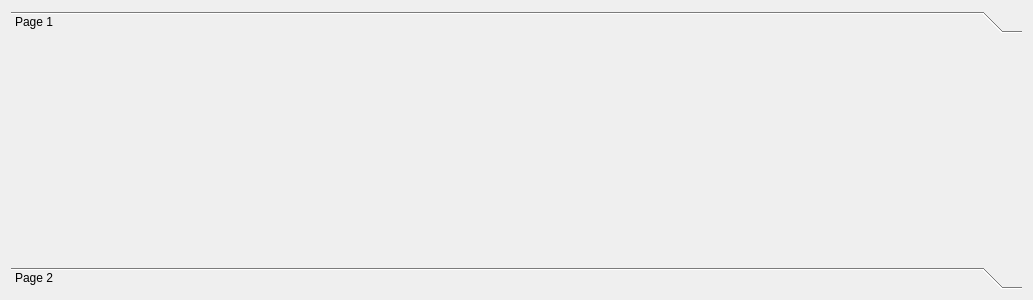
<?xml version="1.0" encoding="UTF-8"?>
<ui version="4.0">
 <class>manifEditWidget</class>
 <widget class="QWidget" name="manifEditWidget">
  <property name="geometry">
   <rect>
    <x>0</x>
    <y>0</y>
    <width>1033</width>
    <height>300</height>
   </rect>
  </property>
  <property name="windowTitle">
   <string>Form</string>
  </property>
  <layout class="QHBoxLayout" name="horizontalLayout">
   <item>
    <widget class="QToolBox" name="toolBox">
     <property name="currentIndex">
      <number>0</number>
     </property>
     <widget class="QWidget" name="page">
      <property name="geometry">
       <rect>
        <x>0</x>
        <y>0</y>
        <width>1015</width>
        <height>228</height>
       </rect>
      </property>
      <attribute name="label">
       <string>Page 1</string>
      </attribute>
     </widget>
     <widget class="QWidget" name="page_2">
      <property name="geometry">
       <rect>
        <x>0</x>
        <y>0</y>
        <width>1015</width>
        <height>228</height>
       </rect>
      </property>
      <attribute name="label">
       <string>Page 2</string>
      </attribute>
     </widget>
    </widget>
   </item>
  </layout>
 </widget>
 <resources/>
 <connections/>
</ui>
